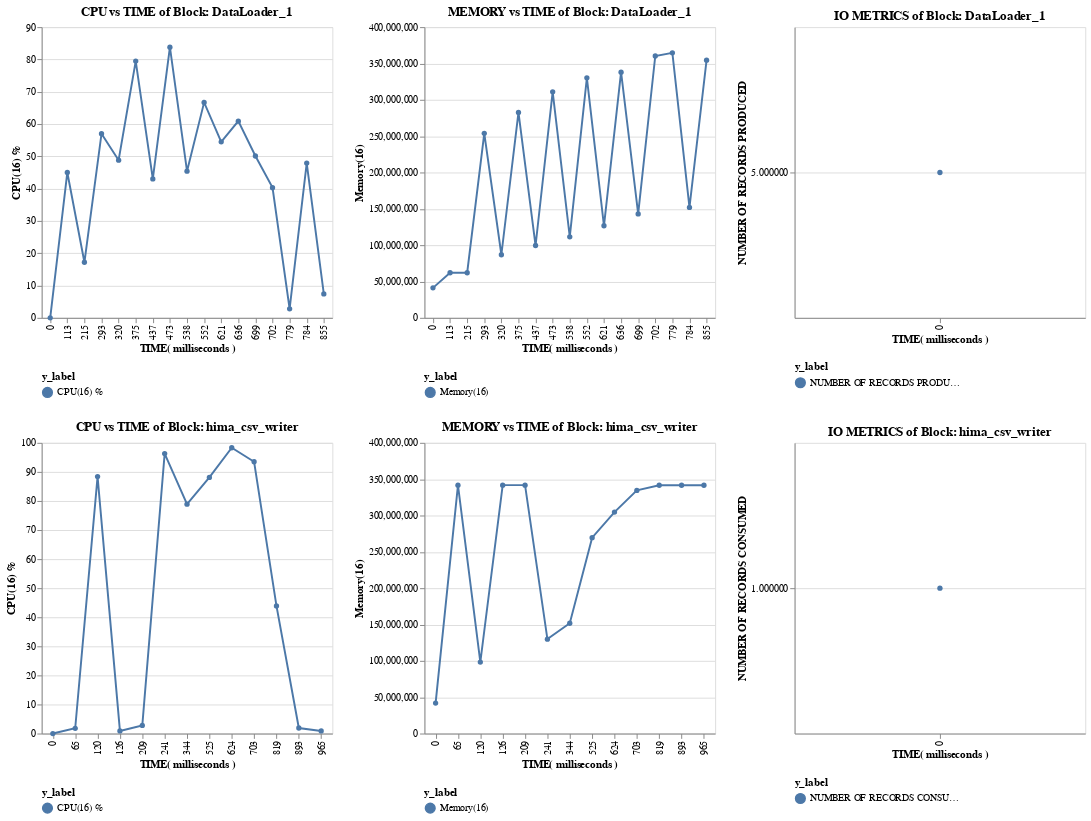

Notebook cell for this chart:
### Code cell
deployed_pipeline.monitor()

deployed_pipeline.metrics().plot()

### Figure 1 — Vega-Lite specification as saved in the notebook (floating-point values rounded to 4 significant figures)
{"config": {"view": {"continuousWidth": 400, "continuousHeight": 300}}, "vconcat": [{"hconcat": [{"data": {"name": "data-21214d0030e905a8925a3c1f50303fa3"}, "mark": {"type": "line", "point": true}, "encoding": {"color": {"type": "nominal", "field": "y_label", "legend": {"columns": 1, "orient": "bottom"}}, "x": {"type": "ordinal", "field": "x", "title": "TIME( milliseconds )"}, "y": {"type": "quantitative", "field": "y", "scale": {"zero": false}, "title": "CPU(16) %"}}, "height": 300, "title": {"text": "CPU vs TIME of Block: DataLoader_1", "frame": "group"}, "width": 300}, {"data": {"name": "data-b8933e890ffd8ca53b09bced13b59ef9"}, "mark": {"type": "line", "point": true}, "encoding": {"color": {"type": "nominal", "field": "y_label", "legend": {"columns": 1, "orient": "bottom"}}, "x": {"type": "ordinal", "field": "x", "title": "TIME( milliseconds )"}, "y": {"type": "quantitative", "field": "y", "scale": {"zero": false}, "title": "Memory(16)"}}, "height": 300, "title": {"text": "MEMORY vs TIME of Block: DataLoader_1", "frame": "group"}, "width": 300}, {"data": {"name": "data-367dcc1a1a1e762a50eaa9318673f31d"}, "mark": {"type": "line", "point": true}, "encoding": {"color": {"type": "nominal", "field": "y_label", "legend": {"columns": 1, "orient": "bottom"}}, "x": {"type": "ordinal", "field": "x", "title": "TIME( milliseconds )"}, "y": {"type": "quantitative", "field": "y", "scale": {"zero": false}, "title": "NUMBER OF RECORDS PRODUCED"}}, "height": 300, "title": {"text": "IO METRICS of Block: DataLoader_1", "frame": "group"}, "width": 300}], "resolve": {"scale": {"color": "independent"}}}, {"hconcat": [{"data": {"name": "data-3f391ed14d8d075342bcba1ddca22b70"}, "mark": {"type": "line", "point": true}, "encoding": {"color": {"type": "nominal", "field": "y_label", "legend": {"columns": 1, "orient": "bottom"}}, "x": {"type": "ordinal", "field": "x", "title": "TIME( milliseconds )"}, "y": {"type": "quantitative", "field": "y", "scale": {"zero": false}, "title": "CPU(16) %"}}, "height": 300, "title": {"text": "CPU vs TIME of Block: hima_csv_writer", "frame": "group"}, "width": 300}, {"data": {"name": "data-05a080aae31b83c20c37acb80d025971"}, "mark": {"type": "line", "point": true}, "encoding": {"color": {"type": "nominal", "field": "y_label", "legend": {"columns": 1, "orient": "bottom"}}, "x": {"type": "ordinal", "field": "x", "title": "TIME( milliseconds )"}, "y": {"type": "quantitative", "field": "y", "scale": {"zero": false}, "title": "Memory(16)"}}, "height": 300, "title": {"text": "MEMORY vs TIME of Block: hima_csv_writer", "frame": "group"}, "width": 300}, {"data": {"name": "data-7274347c1399d25cf44d76440f97784e"}, "mark": {"type": "line", "point": true}, "encoding": {"color": {"type": "nominal", "field": "y_label", "legend": {"columns": 1, "orient": "bottom"}}, "x": {"type": "ordinal", "field": "x", "title": "TIME( milliseconds )"}, "y": {"type": "quantitative", "field": "y", "scale": {"zero": false}, "title": "NUMBER OF RECORDS CONSUMED"}}, "height": 300, "title": {"text": "IO METRICS of Block: hima_csv_writer", "frame": "group"}, "width": 300}], "resolve": {"scale": {"color": "independent"}}}], "$schema": "https://vega.github.io/schema/vega-lite/v4.8.1.json", "datasets": {"data-21214d0030e905a8925a3c1f50303fa3": [{"y": 0.0, "y_label": "CPU(16) %", "x": 0.0, "x_label": "TIME", "x_type": "DATE", "y_type": "FLOAT"}, {"y": 45.0, "y_label": "CPU(16) %", "x": 113.0, "x_label": "TIME", "x_type": "DATE", "y_type": "FLOAT"}, {"y": 17.2, "y_label": "CPU(16) %", "x": 215.0, "x_label": "TIME", "x_type": "DATE", "y_type": "FLOAT"}, {"y": 48.8, "y_label": "CPU(16) %", "x": 320.0, "x_label": "TIME", "x_type": "DATE", "y_type": "FLOAT"}, {"y": 43.0, "y_label": "CPU(16) %", "x": 437.0, "x_label": "TIME", "x_type": "DATE", "y_type": "FLOAT"}, {"y": 45.4, "y_label": "CPU(16) %", "x": 538.0, "x_label": "TIME", "x_type": "DATE", "y_type": "FLOAT"}, {"y": 54.5, "y_label": "CPU(16) %", "x": 621.0, "x_label": "TIME", "x_type": "DATE", "y_type": "FLOAT"}, {"y": 50.1, "y_label": "CPU(16) %", "x": 699.0, "x_label": "TIME", "x_type": "DATE", "y_type": "FLOAT"}, {"y": 47.9, "y_label": "CPU(16) %", "x": 784.0, "x_label": "TIME", "x_type": "DATE", "y_type": "FLOAT"}, {"y": 57.0, "y_label": "CPU(16) %", "x": 293.0, "x_label": "TIME", "x_type": "DATE", "y_type": "FLOAT"}, {"y": 79.5, "y_label": "CPU(16) %", "x": 375.0, "x_label": "TIME", "x_type": "DATE", "y_type": "FLOAT"}, {"y": 83.8, "y_label": "CPU(16) %", "x": 473.0, "x_label": "TIME", "x_type": "DATE", "y_type": "FLOAT"}, {"y": 66.7, "y_label": "CPU(16) %", "x": 552.0, "x_label": "TIME", "x_type": "DATE", "y_type": "FLOAT"}, {"y": 60.9, "y_label": "CPU(16) %", "x": 636.0, "x_label": "TIME", "x_type": "DATE", "y_type": "FLOAT"}, {"y": 40.3, "y_label": "CPU(16) %", "x": 702.0, "x_label": "TIME", "x_type": "DATE", "y_type": "FLOAT"}, {"y": 2.8, "y_label": "CPU(16) %", "x": 779.0, "x_label": "TIME", "x_type": "DATE", "y_type": "FLOAT"}, {"y": 7.4, "y_label": "CPU(16) %", "x": 855.0, "x_label": "TIME", "x_type": "DATE", "y_type": "FLOAT"}], "data-b8933e890ffd8ca53b09bced13b59ef9": [{"y": 41230000.0, "y_label": "Memory(16)", "x": 0.0, "x_label": "TIME", "x_type": "DATE", "y_type": "FLOAT"}, {"y": 62070000.0, "y_label": "Memory(16)", "x": 113.0, "x_label": "TIME", "x_type": "DATE", "y_type": "FLOAT"}, {"y": 62070000.0, "y_label": "Memory(16)", "x": 215.0, "x_label": "TIME", "x_type": "DATE", "y_type": "FLOAT"}, {"y": 86790000.0, "y_label": "Memory(16)", "x": 320.0, "x_label": "TIME", "x_type": "DATE", "y_type": "FLOAT"}, {"y": 99520000.0, "y_label": "Memory(16)", "x": 437.0, "x_label": "TIME", "x_type": "DATE", "y_type": "FLOAT"}, {"y": 111400000.0, "y_label": "Memory(16)", "x": 538.0, "x_label": "TIME", "x_type": "DATE", "y_type": "FLOAT"}, {"y": 126700000.0, "y_label": "Memory(16)", "x": 621.0, "x_label": "TIME", "x_type": "DATE", "y_type": "FLOAT"}, {"y": 143000000.0, "y_label": "Memory(16)", "x": 699.0, "x_label": "TIME", "x_type": "DATE", "y_type": "FLOAT"}, {"y": 151900000.0, "y_label": "Memory(16)", "x": 784.0, "x_label": "TIME", "x_type": "DATE", "y_type": "FLOAT"}, {"y": 253800000.0, "y_label": "Memory(16)", "x": 293.0, "x_label": "TIME", "x_type": "DATE", "y_type": "FLOAT"}, {"y": 282600000.0, "y_label": "Memory(16)", "x": 375.0, "x_label": "TIME", "x_type": "DATE", "y_type": "FLOAT"}, {"y": 310900000.0, "y_label": "Memory(16)", "x": 473.0, "x_label": "TIME", "x_type": "DATE", "y_type": "FLOAT"}, {"y": 330200000.0, "y_label": "Memory(16)", "x": 552.0, "x_label": "TIME", "x_type": "DATE", "y_type": "FLOAT"}, {"y": 338000000.0, "y_label": "Memory(16)", "x": 636.0, "x_label": "TIME", "x_type": "DATE", "y_type": "FLOAT"}, {"y": 360300000.0, "y_label": "Memory(16)", "x": 702.0, "x_label": "TIME", "x_type": "DATE", "y_type": "FLOAT"}, {"y": 364700000.0, "y_label": "Memory(16)", "x": 779.0, "x_label": "TIME", "x_type": "DATE", "y_type": "FLOAT"}, {"y": 354600000.0, "y_label": "Memory(16)", "x": 855.0, "x_label": "TIME", "x_type": "DATE", "y_type": "FLOAT"}], "data-367dcc1a1a1e762a50eaa9318673f31d": [{"y": 5, "y_label": "NUMBER OF RECORDS PRODUCED", "x": 0.0, "x_label": "TIME", "x_type": "DATE", "y_type": "FLOAT"}], "data-3f391ed14d8d075342bcba1ddca22b70": [{"y": 0.0, "y_label": "CPU(16) %", "x": 0.0, "x_label": "TIME", "x_type": "DATE", "y_type": "FLOAT"}, {"y": 88.4, "y_label": "CPU(16) %", "x": 120.0, "x_label": "TIME", "x_type": "DATE", "y_type": "FLOAT"}, {"y": 96.3, "y_label": "CPU(16) %", "x": 241.0, "x_label": "TIME", "x_type": "DATE", "y_type": "FLOAT"}, {"y": 78.9, "y_label": "CPU(16) %", "x": 344.0, "x_label": "TIME", "x_type": "DATE", "y_type": "FLOAT"}, {"y": 88.1, "y_label": "CPU(16) %", "x": 525.0, "x_label": "TIME", "x_type": "DATE", "y_type": "FLOAT"}, {"y": 98.3, "y_label": "CPU(16) %", "x": 624.0, "x_label": "TIME", "x_type": "DATE", "y_type": "FLOAT"}, {"y": 93.5, "y_label": "CPU(16) %", "x": 703.0, "x_label": "TIME", "x_type": "DATE", "y_type": "FLOAT"}, {"y": 43.9, "y_label": "CPU(16) %", "x": 819.0, "x_label": "TIME", "x_type": "DATE", "y_type": "FLOAT"}, {"y": 1.9, "y_label": "CPU(16) %", "x": 893.0, "x_label": "TIME", "x_type": "DATE", "y_type": "FLOAT"}, {"y": 0.9, "y_label": "CPU(16) %", "x": 965.0, "x_label": "TIME", "x_type": "DATE", "y_type": "FLOAT"}, {"y": 1.8, "y_label": "CPU(16) %", "x": 65.0, "x_label": "TIME", "x_type": "DATE", "y_type": "FLOAT"}, {"y": 0.9, "y_label": "CPU(16) %", "x": 126.0, "x_label": "TIME", "x_type": "DATE", "y_type": "FLOAT"}, {"y": 2.8, "y_label": "CPU(16) %", "x": 209.0, "x_label": "TIME", "x_type": "DATE", "y_type": "FLOAT"}], "data-05a080aae31b83c20c37acb80d025971": [{"y": 41870000.0, "y_label": "Memory(16)", "x": 0.0, "x_label": "TIME", "x_type": "DATE", "y_type": "FLOAT"}, {"y": 98360000.0, "y_label": "Memory(16)", "x": 120.0, "x_label": "TIME", "x_type": "DATE", "y_type": "FLOAT"}, {"y": 129900000.0, "y_label": "Memory(16)", "x": 241.0, "x_label": "TIME", "x_type": "DATE", "y_type": "FLOAT"}, {"y": 151800000.0, "y_label": "Memory(16)", "x": 344.0, "x_label": "TIME", "x_type": "DATE", "y_type": "FLOAT"}, {"y": 269500000.0, "y_label": "Memory(16)", "x": 525.0, "x_label": "TIME", "x_type": "DATE", "y_type": "FLOAT"}, {"y": 304700000.0, "y_label": "Memory(16)", "x": 624.0, "x_label": "TIME", "x_type": "DATE", "y_type": "FLOAT"}, {"y": 334500000.0, "y_label": "Memory(16)", "x": 703.0, "x_label": "TIME", "x_type": "DATE", "y_type": "FLOAT"}, {"y": 341600000.0, "y_label": "Memory(16)", "x": 819.0, "x_label": "TIME", "x_type": "DATE", "y_type": "FLOAT"}, {"y": 341600000.0, "y_label": "Memory(16)", "x": 893.0, "x_label": "TIME", "x_type": "DATE", "y_type": "FLOAT"}, {"y": 341600000.0, "y_label": "Memory(16)", "x": 965.0, "x_label": "TIME", "x_type": "DATE", "y_type": "FLOAT"}, {"y": 341800000.0, "y_label": "Memory(16)", "x": 65.0, "x_label": "TIME", "x_type": "DATE", "y_type": "FLOAT"}, {"y": 341800000.0, "y_label": "Memory(16)", "x": 126.0, "x_label": "TIME", "x_type": "DATE", "y_type": "FLOAT"}, {"y": 341800000.0, "y_label": "Memory(16)", "x": 209.0, "x_label": "TIME", "x_type": "DATE", "y_type": "FLOAT"}], "data-7274347c1399d25cf44d76440f97784e": [{"y": 1, "y_label": "NUMBER OF RECORDS CONSUMED", "x": 0.0, "x_label": "TIME", "x_type": "DATE", "y_type": "FLOAT"}]}}
